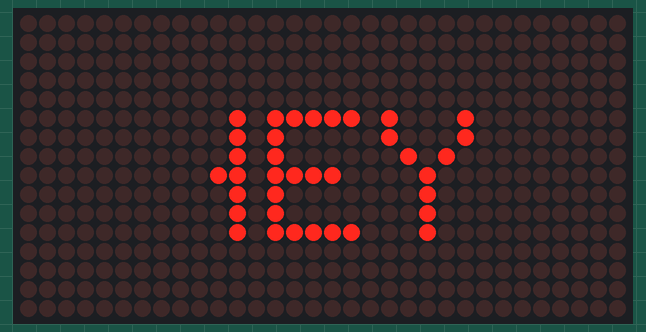
This sketch was run on a simulated Arduino Uno, built with avr-gcc and run on an emulated ATmega328P. Parts: 32×16 LED matrix.

Above: at 0.1 s.

The sketch:

DMD1ST.ino
```cpp
#include <SPI.h>
#include <DMD2.h>
#include <fonts/SystemFont5x7.h>

SoftDMD dmd(1,1);
// Number of P10 panels used X, Y
DMD_TextBox box(dmd, 10, 5, 16, 8);
// Set Box (dmd, x, y, Height, Width)
void setup() {
  dmd.setBrightness(50); // Set brightness 0 - 255
  dmd.selectFont(SystemFont5x7); // Font used
  dmd.begin();     // Start DMD
  box.print("HEY"); // Display TEXT SFE
}
void loop() {
}
```
